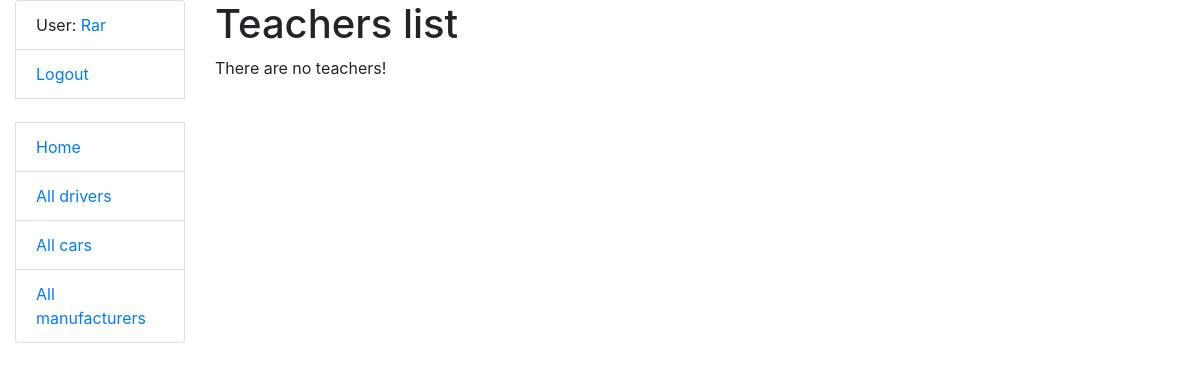
/teachers/ (signed in), run on an earlier commit of the app's database.
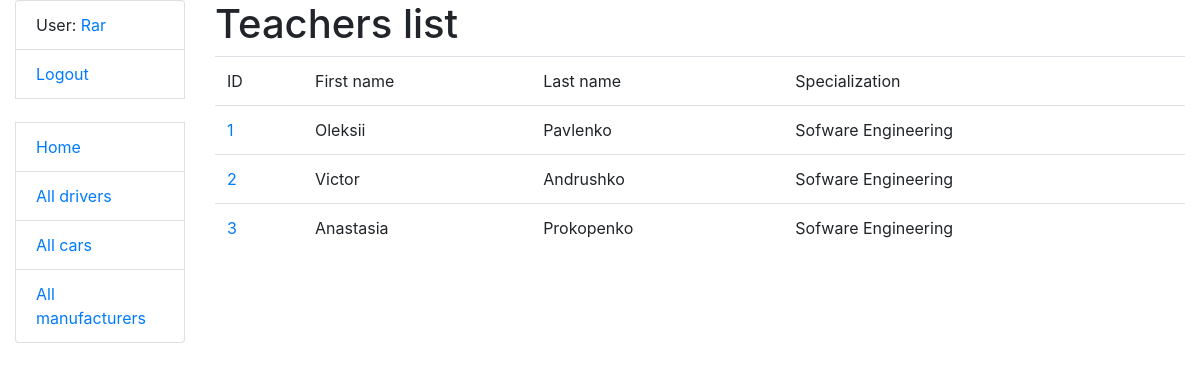
And on a later commit of the database.
### university_app/models.py (models this page shows)
class Teacher(models.Model):
    name = models.CharField(max_length=255)
    surname = models.CharField(max_length=255)
    specialization = models.ForeignKey(Specialization, on_delete=models.PROTECT, related_name="teachers_specialization")
    subjects = models.ManyToManyField(Subject, related_name="teachers")
    work_experience = models.CharField(max_length=255)

class Specialization(models.Model):
    name = models.CharField(max_length=255)
    educational_program = models.CharField(max_length=255)
    subjects = models.ManyToManyField("Subject", related_name="specializations_subjects")
    faculty = models.ForeignKey(Faculty, on_delete=models.PROTECT, related_name="specializations_faculty")
    def __str__(self):
        return f"{self.name}"

### university_app/views.py (the view)
# urls.py: path("teachers/", TeacherListView.as_view(), name="teachers-list"),
class TeacherListView(LoginRequiredMixin, generic.ListView):
    model = Teacher

### templates/university_app/teacher_list.html
{% extends "base.html" %}
{% block content %}
  <h1>Teachers list</h1>
  {% if teacher_list %}
    <table class="table">
      <tr>
        <td>ID</td>
        <td>First name</td>
        <td>Last name</td>
        <td>Specialization</td>
      </tr>
      {% for teacher in teacher_list %}
        <tr>
          <td><a href="{% url "university_app:teacher-detail" pk=teacher.id %}">{{ teacher.id }}</a></td>
          <td>{{ teacher.name }}</td>
          <td>{{ teacher.surname }}</td>
          <td>{{ teacher.specialization }}</td>
        </tr>
      {% endfor %}
    </table>
  {% else %}
    <p>There are no teachers!</p>
  {% endif %}
{% endblock %}

What changed in the data, as far as the page shows it:
added Teacher: id "1", name "Oleksii", surname "Pavlenko", specialization "Sofware Engineering"
added Teacher: id "2", name "Victor", surname "Andrushko", specialization "Sofware Engineering"
added Teacher: id "3", name "Anastasia", surname "Prokopenko", specialization "Sofware Engineering"
Also different on the page:
text no longer shown: "There are no teachers!"
text now shown: "ID First name Last name Specialization"
